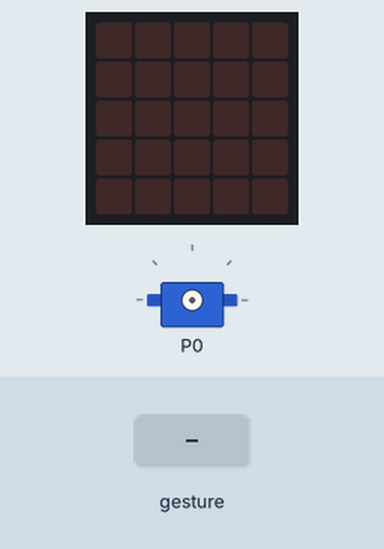
Bench run of a program on a simulated BBC micro:bit (MakeCode). Parts: the board's 5×5 LED display, servo. The test bench sets the inputs (shaded band).

Above: at 1.2 s.
1.3 s: sound turns loud
At 2.5 s:
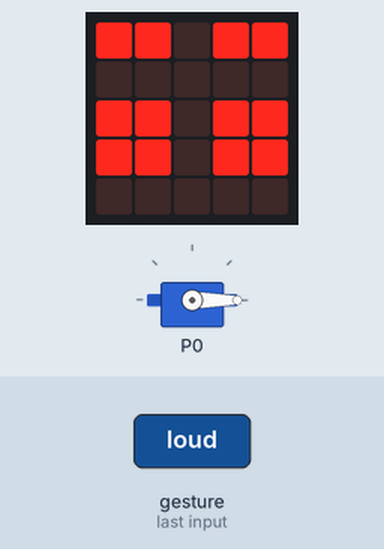
At 7.5 s:
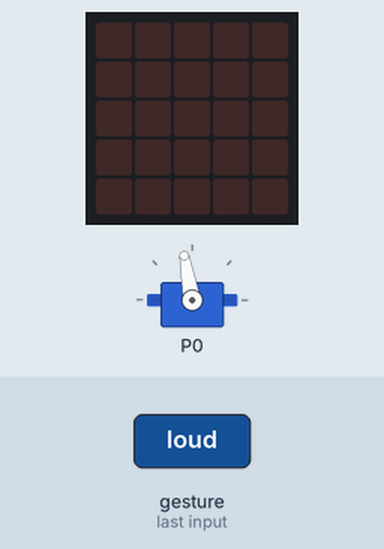
Timing chart, 0 to 9.0 s (numbered marks = the images above; inputs shaded):
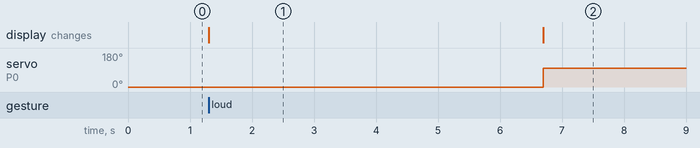

Measured:
- after the input at 1.3 s, servo on P0: 0° → 100° after 5.4 s; the display: changes at once (image 1)
- what the display in image 1 shows lasts 5.4 s, from 1.3 s to 6.7 s

The program:

main.ts
```typescript
input.onSound(DetectedSound.Loud, function () {
    basic.showLeds(`
        # # . # #
        . . . . .
        # # . # #
        # # . # #
        . . . . .
        `)
    pins.servoWritePin(AnalogPin.P0, 0)
    basic.pause(5000)
    pins.servoWritePin(AnalogPin.P0, 100)
    basic.clearScreen()
    basic.pause(2000)
})
```

test.ts
```typescript
// os teses vão aqui; isto não será compilado quando este pacote for usado como extensão.
```
